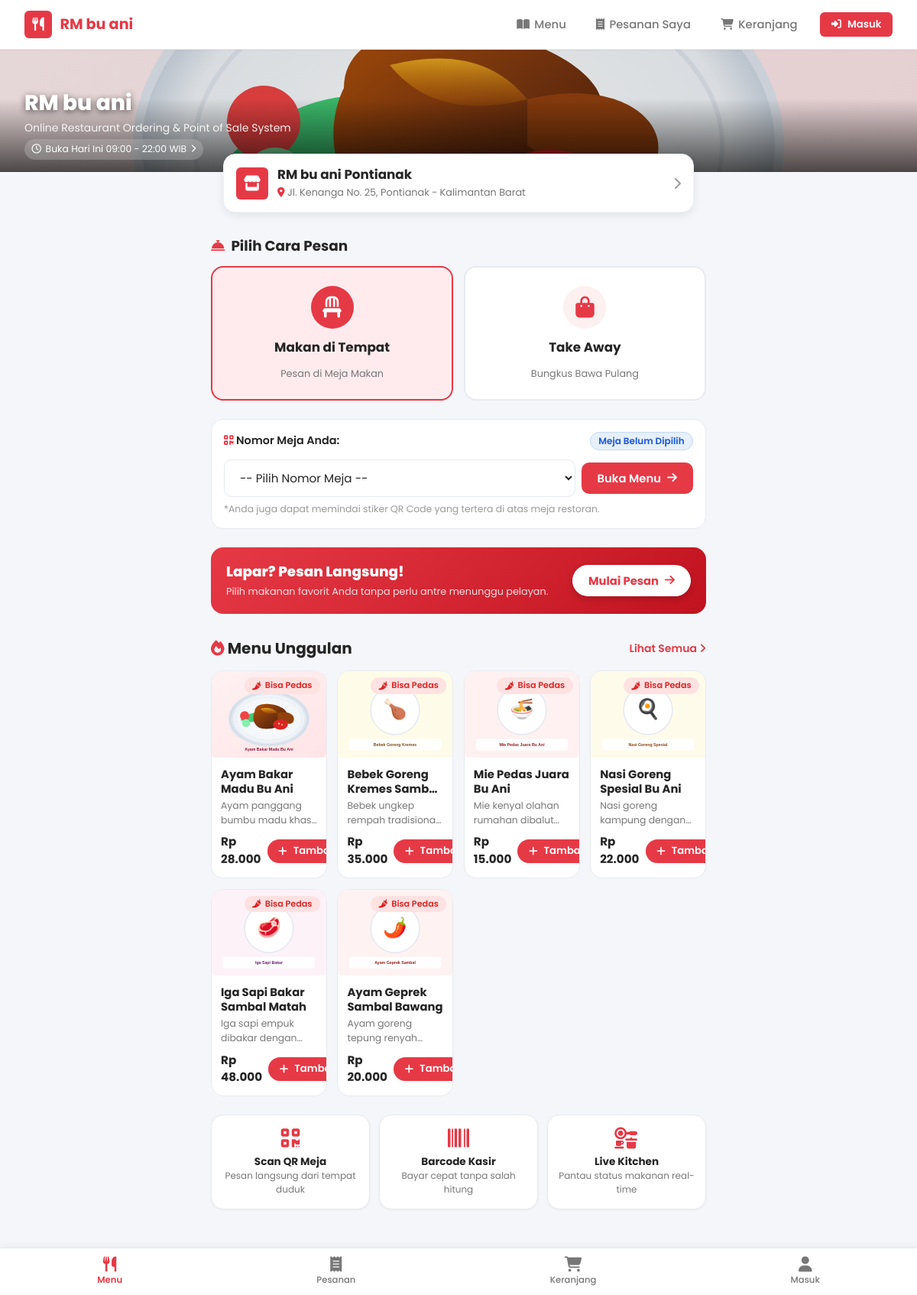
The page / on the database its author committed.
### tables this page shows
CREATE TABLE IF NOT EXISTS `menus` (
  `id` BIGINT UNSIGNED NOT NULL AUTO_INCREMENT,
  `name` VARCHAR(150) NOT NULL,
  `description` TEXT DEFAULT NULL,
  `price` DECIMAL(12,2) NOT NULL,
  `image` VARCHAR(255) DEFAULT NULL,
  `category` VARCHAR(100) NOT NULL,
  `supports_spicy` TINYINT(1) NOT NULL DEFAULT 0,
  `is_available` TINYINT(1) NOT NULL DEFAULT 1,
  `created_at` DATETIME NOT NULL DEFAULT CURRENT_TIMESTAMP,
  `updated_at` DATETIME NOT NULL DEFAULT CURRENT_TIMESTAMP ON UPDATE CURRENT_TIMESTAMP,
  PRIMARY KEY (`id`),
  KEY `idx_menus_category` (`category`),
  KEY `idx_menus_is_available` (`is_available`)
);

### includes/auth.php (called while the page is built, shortened)
<?php
require_once __DIR__ . '/../config.php';
function is_logged_in(): bool {
    return !empty($_SESSION['user_id']);
}
function current_user(): ?array {
    if (!is_logged_in()) {
        return null;
    }
    return [
        'id'    => $_SESSION['user_id'] ?? null,
        'name'  => $_SESSION['user_name'] ?? '',
        'email' => $_SESSION['user_email'] ?? '',
        'phone' => $_SESSION['user_phone'] ?? '',
        'role'  => $_SESSION['user_role'] ?? 'customer'
    ];
}

### includes/helpers.php (called while the page is built, shortened)
<?php
require_once __DIR__ . '/functions.php';
require_once __DIR__ . '/auth.php';
function get_session_table(): ?string {
    return $_SESSION['selected_table'] ?? null;
}
function get_session_order_type(): string {
    return $_SESSION['order_type'] ?? 'dine_in';
}

### config.php (called while the page is built, shortened)
<?php
if (!function_exists('e')) {
    function e(?string $text): string {
        return htmlspecialchars($text ?? '', ENT_QUOTES, 'UTF-8');
    }
}

### includes/functions.php (called while the page is built, shortened)
<?php
require_once __DIR__ . '/../config.php';
function format_rupiah(float|int|string $amount, bool $showPrefix = true): string {
    $num = (float)$amount;
    $formatted = number_format($num, 0, ',', '.');
    return $showPrefix ? 'Rp ' . $formatted : $formatted;
}

### index.php (the view, shortened to what this page needs)
<?php
require_once __DIR__ . '/config.php';
require_once __DIR__ . '/includes/auth.php';
require_once __DIR__ . '/includes/helpers.php';
$featuredMenus = [];
try {
    $db = getDB();
    $stmt = $db->query("SELECT * FROM menus WHERE is_available = 1 ORDER BY id ASC LIMIT 6");
    $featuredMenus = $stmt->fetchAll();
} catch (Exception $e) {
    header("Location: " . BASE_URL . "setup_db.php");
    exit;
}
require_once __DIR__ . '/includes/header.php';
require_once __DIR__ . '/includes/navbar.php';
?>
<div class="app-wrapper">
  <section class="outlet-hero-banner" style="background-image: url('assets/images/ayam-bakar.svg');">
    <div class="outlet-hero-content container">
      <div>
        <h1 style="color:var(--white); font-weight:800; font-size:1.75rem; text-shadow:0 2px 8px rgba(0,0,0,0.6); margin-bottom:0.25rem;">
          <?= APP_NAME ?>
        </h1>
        <p style="color:rgba(255,255,255,0.9); font-size:0.875rem;">
          <?= APP_TAGLINE ?>
        </p>
        <div class="outlet-badge-hours" onclick="openOutletModal()" style="cursor:pointer;">
          <i class="fa-regular fa-clock"></i> Buka Hari Ini <?= APP_OPENING_HOURS ?> <i class="fa-solid fa-chevron-right" style="font-size:0.65rem;"></i>
        </div>
      </div>
    </div>
  </section>
  <div class="container-sm">
    <div class="outlet-info-card" onclick="openOutletModal()">
      <div style="display:flex; align-items:center; gap:0.75rem;">
        <div class="app-brand-logo" style="width:42px; height:42px; font-size:1.25rem;">
          <i class="fa-solid fa-store"></i>
        </div>
        <div>
          <h3 style="font-size:1.05rem; font-weight:700; margin-bottom:2px;"><?= APP_NAME ?> Pontianak</h3>
          <p style="font-size:0.8rem; margin:0;"><i class="fa-solid fa-location-dot" style="color:var(--primary);"></i> <?= APP_ADDRESS ?></p>
        </div>
      </div>
      <i class="fa-solid fa-chevron-right" style="color:var(--text-muted);"></i>
    </div>
  </div>
  <main class="container-sm" style="margin-top:1rem;">
    <div style="margin-bottom:1.5rem;">
      <h3 style="font-size:1.15rem; font-weight:700; margin-bottom:0.85rem; display:flex; align-items:center; gap:0.5rem;">
        <i class="fa-solid fa-bell-concierge" style="color:var(--primary);"></i> Pilih Cara Pesan
      </h3>
      <div style="display:grid; grid-template-columns: 1fr 1fr; gap:0.85rem;">
        <div class="sy-tile <?= get_session_order_type() === 'dine_in' ? 'active' : '' ?>" onclick="selectOrderType('dine_in')">
          <div class="sy-tile-icon">
            <i class="fa-solid fa-chair"></i>
          </div>
          <div class="sy-tile-title">Makan di Tempat</div>
          <div class="sy-tile-desc">
            <?= get_session_table() ? 'Nomor Meja: <strong>' . e(get_session_table()) . '</strong>' : 'Pesan di Meja Makan' ?>
          </div>
        </div>
        <div class="sy-tile <?= get_session_order_type() === 'takeaway' ? 'active' : '' ?>" onclick="selectOrderType('takeaway')">
          <div class="sy-tile-icon">
            <i class="fa-solid fa-bag-shopping"></i>
          </div>
          <div class="sy-tile-title">Take Away</div>
          <div class="sy-tile-desc">Bungkus Bawa Pulang</div>
        </div>
      </div>
    </div>
    <div id="tableSelectorBox" style="background:var(--white); border:1px solid var(--border); border-radius:var(--radius-lg); padding:1rem; margin-bottom:1.5rem; <?= get_session_order_type() === 'takeaway' ? 'display:none;' : '' ?>">
      <div style="display:flex; justify-content:space-between; align-items:center; margin-bottom:0.75rem;">
        <span style="font-weight:600; font-size:0.9rem;">
          <i class="fa-solid fa-qrcode" style="color:var(--primary);"></i> Nomor Meja Anda:
        </span>
        <span class="sy-badge badge-dinein" id="currentTableBadge">
          Meja <?= e(get_session_table() ?: 'Belum Dipilih') ?>
        </span>
      </div>
      <div style="display:flex; gap:0.5rem; align-items:center;">
        <select id="tableSelectInput" class="form-control" style="flex:1;" onchange="updateSelectedTable(this.value)">
          <option value="">-- Pilih Nomor Meja --</option>
        </select>
        <a href="<?= BASE_URL ?>menu.php" class="sy-btn sy-btn-primary" style="white-space:nowrap;">
          Buka Menu <i class="fa-solid fa-arrow-right"></i>
        </a>
      </div>
      <p class="form-hint" style="margin-top:0.4rem;">
        *Anda juga dapat memindai stiker QR Code yang tertera di atas meja restoran.
      </p>
    </div>
    <div style="background:linear-gradient(135deg, #e63946 0%, #c1121f 100%); border-radius:var(--radius-lg); padding:1.25rem; color:var(--white); margin-bottom:2rem; display:flex; justify-content:space-between; align-items:center;">
      <div>
        <h3 style="color:var(--white); font-weight:800; font-size:1.15rem; margin-bottom:0.25rem;">Lapar? Pesan Langsung!</h3>
        <p style="color:rgba(255,255,255,0.85); font-size:0.8rem; margin:0;">Pilih makanan favorit Anda tanpa perlu antre menunggu pelayan.</p>
      </div>
      <a href="<?= BASE_URL ?>menu.php" class="sy-btn sy-btn-pill" style="background:#ffffff; color:var(--primary); font-weight:700; white-space:nowrap; box-shadow:0 4px 10px rgba(0,0,0,0.15);">
        Mulai Pesan <i class="fa-solid fa-arrow-right"></i>
      </a>
    </div>
    <div class="section-title">
      <h2><i class="fa-solid fa-fire" style="color:var(--primary);"></i> Menu Unggulan</h2>
      <a href="<?= BASE_URL ?>menu.php" style="color:var(--primary); font-weight:600; font-size:0.875rem;">
        Lihat Semua <i class="fa-solid fa-angle-right"></i>
      </a>
    </div>
    <div class="menu-grid" style="padding:0 0 1.5rem 0;">
      <?php foreach ($featuredMenus as $menu): ?>
        <div class="menu-card" onclick="window.location.href='<?= BASE_URL ?>menu.php?open=<?= $menu['id'] ?>'" style="cursor:pointer;">
          <div class="menu-card-img-wrapper">
            <img src="<?= e($menu['image'] ?: 'assets/images/logo.svg') ?>" alt="<?= e($menu['name']) ?>" class="menu-card-img" loading="lazy">
            <?php if ($menu['supports_spicy']): ?>
              <span class="sy-badge badge-spicy" style="position:absolute; top:8px; right:8px;">
                <i class="fa-solid fa-pepper-hot"></i> Bisa Pedas
              </span>
            <?php endif; ?>
          </div>
          <div class="menu-card-body">
            <h4 class="menu-card-title"><?= e($menu['name']) ?></h4>
            <p class="menu-card-desc"><?= e($menu['description']) ?></p>
            <div class="menu-card-footer">
              <span class="menu-card-price"><?= format_rupiah($menu['price']) ?></span>
              <button class="sy-btn sy-btn-primary sy-btn-sm sy-btn-pill" type="button" onclick="event.stopPropagation(); window.location.href='<?= BASE_URL ?>menu.php?open=<?= $menu['id'] ?>'">
                <i class="fa-solid fa-plus"></i> Tambah
              </button>
            </div>
          </div>
        </div>
      <?php endforeach; ?>
    </div>
    <div style="display:grid; grid-template-columns: repeat(3, 1fr); gap:0.75rem; margin-bottom:2rem; text-align:center;">
      <div class="sy-card" style="padding:1rem 0.5rem;">
        <i class="fa-solid fa-qrcode" style="font-size:1.75rem; color:var(--primary); margin-bottom:0.5rem;"></i>
        <h4 style="font-size:0.85rem; font-weight:700;">Scan QR Meja</h4>
        <p style="font-size:0.75rem; margin:0;">Pesan langsung dari tempat duduk</p>
      </div>
      <div class="sy-card" style="padding:1rem 0.5rem;">
        <i class="fa-solid fa-barcode" style="font-size:1.75rem; color:var(--primary); margin-bottom:0.5rem;"></i>
        <h4 style="font-size:0.85rem; font-weight:700;">Barcode Kasir</h4>
        <p style="font-size:0.75rem; margin:0;">Bayar cepat tanpa salah hitung</p>
      </div>
      <div class="sy-card" style="padding:1rem 0.5rem;">
        <i class="fa-solid fa-kitchen-set" style="font-size:1.75rem; color:var(--primary); margin-bottom:0.5rem;"></i>
        <h4 style="font-size:0.85rem; font-weight:700;">Live Kitchen</h4>
        <p style="font-size:0.75rem; margin:0;">Pantau status makanan real-time</p>
      </div>
    </div>
  </main>
</div>
<?php require_once __DIR__ . '/includes/footer.php'; ?>

### includes/header.php (shortened to what this page needs)
<?php
require_once __DIR__ . '/../config.php';
require_once __DIR__ . '/auth.php';
require_once __DIR__ . '/helpers.php';
?>
<!DOCTYPE html>
<html lang="id">
<head>
  <link rel="stylesheet" href="https://cdnjs.cloudflare.com/ajax/libs/font-awesome/6.4.2/css/all.min.css" />
  <link rel="stylesheet" href="<?= BASE_URL ?>theme.css?v=<?= time() ?>">
</head>
<body class="<?= isset($bodyClass) ? e($bodyClass) : '' ?>">

### includes/navbar.php (shortened to what this page needs)
<?php
$user = current_user();
$activePage = basename($_SERVER['SCRIPT_NAME'] ?? '');
?>
<header class="app-header no-print">
  <div class="container">
    <nav class="app-navbar">
      <a href="<?= BASE_URL ?>index.php" class="app-brand">
        <div class="app-brand-logo">
          <i class="fa-solid fa-utensils"></i>
        </div>
        <span><?= APP_NAME ?></span>
      </a>
      <div class="app-nav-links d-none-mobile">
        <a href="<?= BASE_URL ?>menu.php" class="app-nav-link <?= $activePage === 'menu.php' ? 'active' : '' ?>">
          <i class="fa-solid fa-book-open"></i> Menu
        </a>
        <a href="<?= BASE_URL ?>my-orders.php" class="app-nav-link <?= $activePage === 'my-orders.php' ? 'active' : '' ?>">
          <i class="fa-solid fa-receipt"></i> Pesanan Saya
        </a>
        <a href="<?= BASE_URL ?>cart.php" class="app-nav-link <?= $activePage === 'cart.php' ? 'active' : '' ?>">
          <i class="fa-solid fa-cart-shopping"></i> Keranjang
        </a>
        <?php if ($user): ?>
          <a href="<?= BASE_URL ?>profile.php" class="app-nav-link <?= $activePage === 'profile.php' ? 'active' : '' ?>">
            <i class="fa-solid fa-user"></i> <?= e($user['name']) ?>
          </a>
        <?php else: ?>
          <a href="<?= BASE_URL ?>login.php" class="sy-btn sy-btn-primary sy-btn-sm">
            <i class="fa-solid fa-right-to-bracket"></i> Masuk
          </a>
        <?php endif; ?>
      </div>
    </nav>
  </div>
</header>
<nav class="bottom-nav no-print" aria-label="Navigasi Utama">
  <a href="<?= BASE_URL ?>menu.php" class="bottom-nav-item <?= in_array($activePage, ['menu.php', 'index.php']) ? 'active' : '' ?>">
    <i class="fa-solid fa-utensils"></i>
    <span>Menu</span>
  </a>
  <a href="<?= BASE_URL ?>my-orders.php" class="bottom-nav-item <?= in_array($activePage, ['my-orders.php', 'order-detail.php']) ? 'active' : '' ?>">
    <i class="fa-solid fa-receipt"></i>
    <span>Pesanan</span>
  </a>
  <a href="<?= BASE_URL ?>cart.php" class="bottom-nav-item <?= $activePage === 'cart.php' ? 'active' : '' ?>" id="bottomNavCart">
    <i class="fa-solid fa-cart-shopping"></i>
    <span>Keranjang</span>
  </a>
  <a href="<?= BASE_URL ?>profile.php" class="bottom-nav-item <?= in_array($activePage, ['profile.php', 'login.php', 'register.php']) ? 'active' : '' ?>">
    <i class="fa-solid fa-user"></i>
    <span><?= $user ? 'Profil' : 'Masuk' ?></span>
  </a>
</nav>

### includes/footer.php (shortened to what this page needs)
</body>
</html>

### rows shown on the page
menus: image (picture), supports_spicy 1 (drawn), name "Ayam Bakar Madu Bu Ani", description "Ayam panggang bumbu madu…", price "Rp 28.000"
menus: image (picture), supports_spicy 1 (drawn), name "Bebek Goreng Kremes…", description "Bebek ungkep rempah…", price "Rp 35.000"
menus: image (picture), supports_spicy 1 (drawn), name "Mie Pedas Juara Bu Ani", description "Mie kenyal olahan rumahan…", price "Rp 15.000"
menus: image (picture), supports_spicy 1 (drawn), name "Nasi Goreng Spesial Bu Ani", description "Nasi goreng kampung…", price "Rp 22.000"
menus: image (picture), supports_spicy 1 (drawn), name "Iga Sapi Bakar Sambal Matah", description "Iga sapi empuk dibakar…", price "Rp 48.000"
menus: image (picture), supports_spicy 1 (drawn), name "Ayam Geprek Sambal Bawang", description "Ayam goreng tepung…", price "Rp 20.000"

### other values the page prints
APP_NAME "RM bu ani"
APP_TAGLINE "Online Restaurant Ordering & Point of Sale System"
APP_OPENING_HOURS "09:00 - 22:00 WIB"
APP_ADDRESS "Jl. Kenanga No. 25, Pontianak - Kalimantan Barat"
get_session_table() ?: 'Belum Dipilih' "Belum Dipilih"
